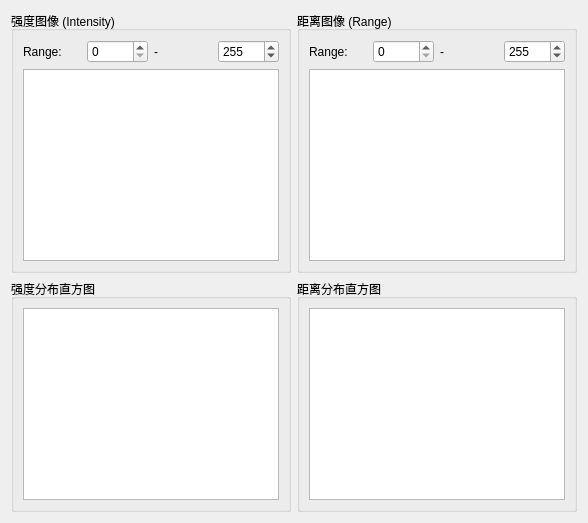
          <widget class="QWidget" name="tab_int_rng">
        <attribute name="title">
         <string>实时监控 (强度/距离)</string>
        </attribute>
        <layout class="QGridLayout" name="gridLayout_tab1">
         <item row="0" column="0">
          <widget class="QGroupBox" name="grp_int">
           <property name="title">
            <string>强度图像 (Intensity)</string>
           </property>
           <layout class="QVBoxLayout" name="verticalLayout_int">
            <item>
             <layout class="QHBoxLayout" name="horizontalLayout_int_ctrl">
              <item>
               <widget class="QLabel" name="label_int_range">
                <property name="text">
                 <string>Range:</string>
                </property>
               </widget>
              </item>
              <item>
               <widget class="QSpinBox" name="sb_int_min">
                <property name="maximum">
                 <number>65535</number>
                </property>
               </widget>
              </item>
              <item>
               <widget class="QLabel" name="label_int_sep">
                <property name="text">
                 <string>-</string>
                </property>
               </widget>
              </item>
              <item>
               <widget class="QSpinBox" name="sb_int_max">
                <property name="maximum">
                 <number>65535</number>
                </property>
                <property name="value">
                 <number>255</number>
                </property>
               </widget>
              </item>
             </layout>
            </item>
            <item>
             <widget class="GraphicsLayoutWidget" name="glw_int"/>
            </item>
           </layout>
          </widget>
         </item>
         <item row="0" column="1">
          <widget class="QGroupBox" name="grp_rng">
           <property name="title">
            <string>距离图像 (Range)</string>
           </property>
           <layout class="QVBoxLayout" name="verticalLayout_rng">
            <item>
             <layout class="QHBoxLayout" name="horizontalLayout_rng_ctrl">
              <item>
               <widget class="QLabel" name="label_rng_range">
                <property name="text">
                 <string>Range:</string>
                </property>
               </widget>
              </item>
              <item>
               <widget class="QSpinBox" name="sb_rng_min">
                <property name="maximum">
                 <number>65535</number>
                </property>
               </widget>
              </item>
              <item>
               <widget class="QLabel" name="label_rng_sep">
                <property name="text">
                 <string>-</string>
                </property>
               </widget>
              </item>
              <item>
               <widget class="QSpinBox" name="sb_rng_max">
                <property name="maximum">
                 <number>65535</number>
                </property>
                <property name="value">
                 <number>255</number>
                </property>
               </widget>
              </item>
             </layout>
            </item>
            <item>
             <widget class="GraphicsLayoutWidget" name="glw_rng"/>
            </item>
           </layout>
          </widget>
         </item>
         <item row="1" column="0">
          <widget class="QGroupBox" name="grp_hist_int">
           <property name="maximumSize">
            <size>
             <width>16777215</width>
             <height>250</height>
            </size>
           </property>
           <property name="title">
            <string>强度分布直方图</string>
           </property>
           <layout class="QVBoxLayout" name="verticalLayout_hist_int">
            <item>
             <widget class="PlotWidget" name="plot_hist_int"/>
            </item>
           </layout>
          </widget>
         </item>
         <item row="1" column="1">
          <widget class="QGroupBox" name="grp_hist_rng">
           <property name="maximumSize">
            <size>
             <width>16777215</width>
             <height>250</height>
            </size>
           </property>
           <property name="title">
            <string>距离分布直方图</string>
           </property>
           <layout class="QVBoxLayout" name="verticalLayout_hist_rng">
            <item>
             <widget class="PlotWidget" name="plot_hist_rng"/>
            </item>
           </layout>
          </widget>
         </item>
        </layout>
       </widget>
